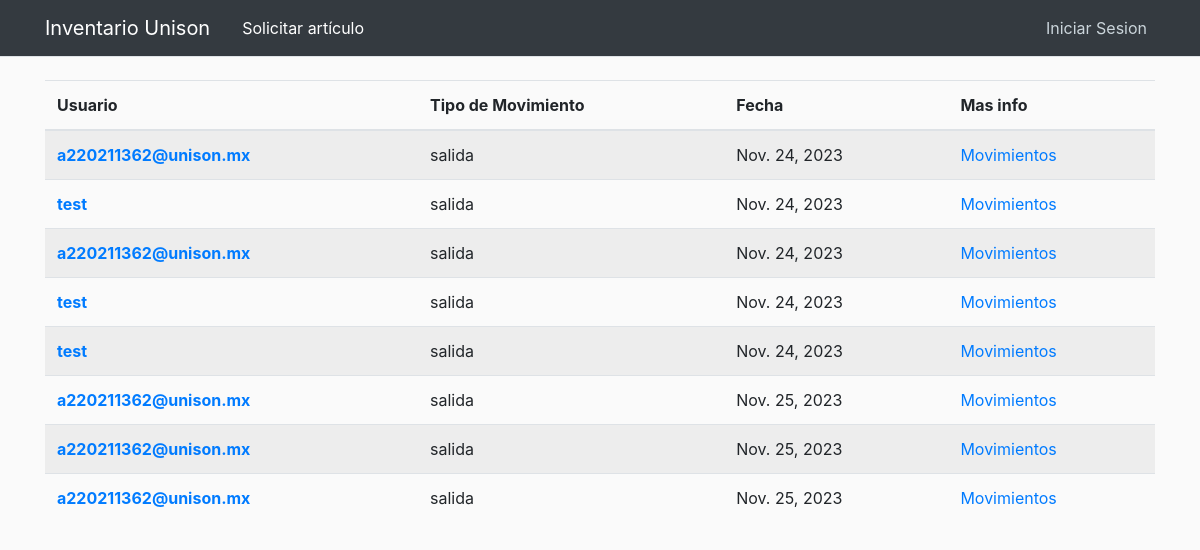
/movements, run on the app's committed database.
### inventory/models.py (models this page shows, shortened)
class Report(models.Model):
    TYPE_MOVEMENT = [
        ('entrada', 'Entrada'),
        ('salida', 'Salida'),
    ]
    date = models.DateField(default=timezone.now)
    movement = models.CharField(max_length=10, choices=TYPE_MOVEMENT)
    user = models.ForeignKey(User, on_delete=models.CASCADE)
    reason = models.TextField(blank=True, null=True)

### inventory/views.py (the view)
# urls.py: path('movements', views.movements, name='movements'),
def movements(request):
    movements = Report.objects.all()
    return render(request, 'inventory/movements.html',
                  {'title': 'Stock Movements', 'movements': movements})

### inventory/templates/inventory/movements.html
{% extends "base.html" %}
{% load crispy_forms_filters %}
{% load crispy_forms_tags %}
{% block content %}
    <table class="table table-striped">
        <thead>
        <tr>
            <th scope="col">Usuario</th>
            <th scope="col">Tipo de Movimiento</th>
            <th scope="col">Fecha</th>
            <th scope="col">Mas info</th>
        </tr>
        </thead>
        <tbody>
        {% for movement in movements %}
            <tr>
                <th scope="row">
                    <a href="{% url 'display_profile' movement.user.id %}">{{ movement.user.username }}</a>
                </th>
                <td> {{ movement.movement }}</td>
                <td> {{ movement.date }}</td>
                <td>
                    <a href="{% url 'movement_info' movement.id %}"> Movimientos</a>
                </td>
            </tr>
        {% endfor %}
        </tbody>
    </table>
{% endblock content %}

### inventory/static/inventory/main.css (style rules this page uses)
body { background: #fafafa; color: #333333; margin-top: 5rem; }

### data on the page
Report: user.username "a220211362@unison.mx", movement "salida", date "Nov. 24, 2023"
Report: user.username "test", movement "salida", date "Nov. 24, 2023"
Report: user.username "a220211362@unison.mx", movement "salida", date "Nov. 24, 2023"
Report: user.username "test", movement "salida", date "Nov. 24, 2023"
Report: user.username "test", movement "salida", date "Nov. 24, 2023"
Report: user.username "a220211362@unison.mx", movement "salida", date "Nov. 25, 2023"
Report: user.username "a220211362@unison.mx", movement "salida", date "Nov. 25, 2023"
Report: user.username "a220211362@unison.mx", movement "salida", date "Nov. 25, 2023"
